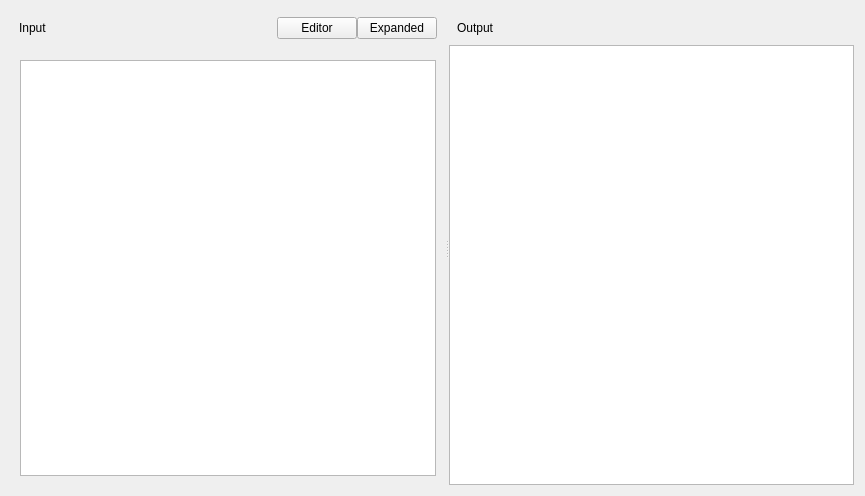
<?xml version="1.0" encoding="UTF-8"?>
<ui version="4.0">
 <class>Atlas::EditorTab</class>
 <widget class="QWidget" name="Atlas::EditorTab">
  <property name="geometry">
   <rect>
    <x>0</x>
    <y>0</y>
    <width>865</width>
    <height>496</height>
   </rect>
  </property>
  <property name="windowTitle">
   <string>Form</string>
  </property>
  <layout class="QGridLayout" name="gridLayout">
   <item row="0" column="0">
    <widget class="QSplitter" name="splitter">
     <property name="orientation">
      <enum>Qt::Orientation::Horizontal</enum>
     </property>
     <widget class="QWidget" name="layoutWidget">
      <layout class="QVBoxLayout" name="verticalLayout_4">
       <item>
        <layout class="QHBoxLayout" name="horizontalLayout">
         <property name="spacing">
          <number>0</number>
         </property>
         <property name="leftMargin">
          <number>8</number>
         </property>
         <property name="topMargin">
          <number>4</number>
         </property>
         <property name="rightMargin">
          <number>8</number>
         </property>
         <property name="bottomMargin">
          <number>4</number>
         </property>
         <item>
          <widget class="QLabel" name="label">
           <property name="minimumSize">
            <size>
             <width>0</width>
             <height>26</height>
            </size>
           </property>
           <property name="text">
            <string>Input</string>
           </property>
           <property name="paneTitle" stdset="0">
            <bool>true</bool>
           </property>
          </widget>
         </item>
         <item>
          <spacer name="inputHeaderSpacer">
           <property name="orientation">
            <enum>Qt::Orientation::Horizontal</enum>
           </property>
           <property name="sizeHint" stdset="0">
            <size>
             <width>12</width>
             <height>0</height>
            </size>
           </property>
          </spacer>
         </item>
         <item>
          <widget class="QPushButton" name="editorViewButton">
           <property name="text">
            <string>Editor</string>
           </property>
           <property name="checkable">
            <bool>true</bool>
           </property>
           <property name="autoExclusive">
            <bool>true</bool>
           </property>
           <property name="segmented" stdset="0">
            <bool>true</bool>
           </property>
           <property name="segmentPos" stdset="0">
            <string>first</string>
           </property>
          </widget>
         </item>
         <item>
          <widget class="QPushButton" name="expandedViewButton">
           <property name="text">
            <string>Expanded</string>
           </property>
           <property name="checkable">
            <bool>true</bool>
           </property>
           <property name="autoExclusive">
            <bool>true</bool>
           </property>
           <property name="segmented" stdset="0">
            <bool>true</bool>
           </property>
           <property name="segmentPos" stdset="0">
            <string>last</string>
           </property>
          </widget>
         </item>
        </layout>
       </item>
       <item>
        <widget class="QStackedWidget" name="stackedWidget">
         <property name="currentIndex">
          <number>1</number>
         </property>
         <widget class="QWidget" name="page">
          <layout class="QVBoxLayout" name="verticalLayout_3">
           <item>
            <widget class="Editor" name="assemblyTextEdit"/>
           </item>
          </layout>
         </widget>
         <widget class="QWidget" name="page_2">
          <layout class="QVBoxLayout" name="verticalLayout">
           <item>
            <widget class="Editor" name="expandedTextEdit"/>
           </item>
          </layout>
         </widget>
        </widget>
       </item>
      </layout>
     </widget>
     <widget class="QWidget" name="layoutWidget_2">
      <layout class="QVBoxLayout" name="verticalLayout_2">
       <property name="spacing">
        <number>0</number>
       </property>
       <item>
        <layout class="QHBoxLayout" name="horizontalLayout_2">
         <property name="spacing">
          <number>0</number>
         </property>
         <property name="leftMargin">
          <number>8</number>
         </property>
         <property name="topMargin">
          <number>4</number>
         </property>
         <property name="rightMargin">
          <number>8</number>
         </property>
         <property name="bottomMargin">
          <number>4</number>
         </property>
         <item>
          <widget class="QLabel" name="label_2">
           <property name="minimumSize">
            <size>
             <width>0</width>
             <height>26</height>
            </size>
           </property>
           <property name="text">
            <string>Output</string>
           </property>
           <property name="paneTitle" stdset="0">
            <bool>true</bool>
           </property>
          </widget>
         </item>
         <item>
          <spacer name="outputHeaderSpacer">
           <property name="orientation">
            <enum>Qt::Orientation::Horizontal</enum>
           </property>
           <property name="sizeHint" stdset="0">
            <size>
             <width>12</width>
             <height>0</height>
            </size>
           </property>
          </spacer>
         </item>
        </layout>
       </item>
       <item>
        <widget class="DisassemblyEditor" name="disassemblyTextEdit"/>
       </item>
      </layout>
     </widget>
    </widget>
   </item>
  </layout>
 </widget>
 <customwidgets>
  <customwidget>
   <class>Editor</class>
   <extends>QPlainTextEdit</extends>
   <header location="global">ui/editor_tab/main_editor.h</header>
  </customwidget>
  <customwidget>
   <class>DisassemblyEditor</class>
   <extends>QPlainTextEdit</extends>
   <header>ui/editor_tab/disassembly_editor.h</header>
  </customwidget>
 </customwidgets>
 <resources/>
 <connections/>
</ui>
